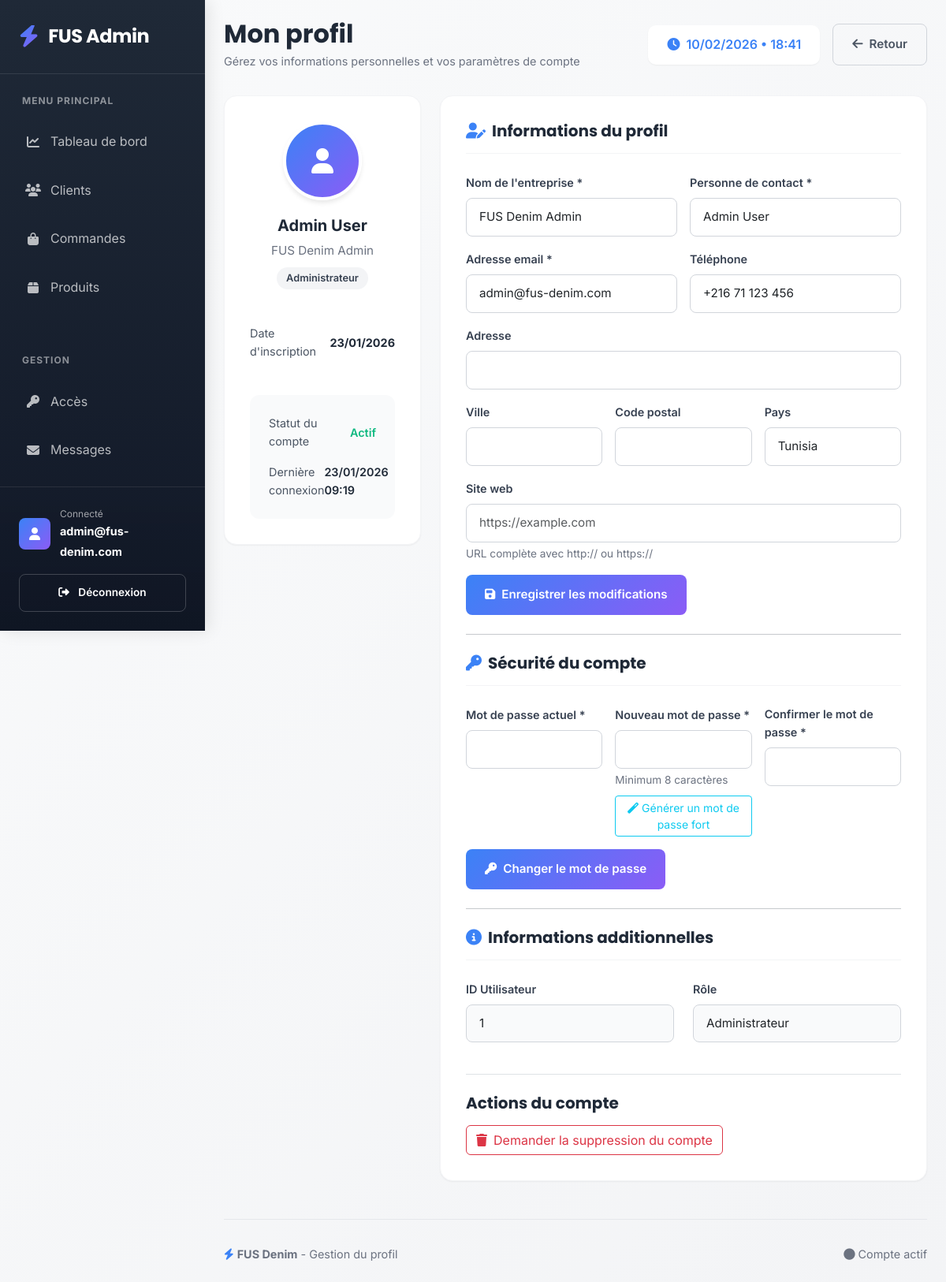
The app's page /profile.php (signed in) with its own data.
### tables this page shows
CREATE TABLE IF NOT EXISTS users (
    id INT PRIMARY KEY AUTO_INCREMENT,
    email VARCHAR(255) UNIQUE NOT NULL,
    password VARCHAR(255) NOT NULL,
    company_name VARCHAR(255),
    country VARCHAR(100),
    contact_person VARCHAR(255),
    phone VARCHAR(50),
    role ENUM('admin', 'client') DEFAULT 'client',
    is_active BOOLEAN DEFAULT TRUE,
    created_at TIMESTAMP DEFAULT CURRENT_TIMESTAMP,
    INDEX idx_email (email),
    INDEX idx_role (role),
    INDEX idx_active (is_active)
);

### profile.php (the view, shortened to what this page needs)
<?php
$database = new Database();
$conn = $database->getConnection();
$user_id = $_SESSION['user_id'];
$role = $_SESSION['role'];
$query = $conn->prepare("SELECT * FROM users WHERE id = ?");
$query->bind_param("i", $user_id);
$query->execute();
$user_result = $query->get_result();
$user = $user_result->fetch_assoc();
?>
<!DOCTYPE html>
<html lang="fr">
<head>
    <link href="https://cdn.jsdelivr.net/npm/bootstrap@5.3.0-alpha1/dist/css/bootstrap.min.css" rel="stylesheet">
    <link rel="stylesheet" href="https://cdnjs.cloudflare.com/ajax/libs/font-awesome/6.4.0/css/all.min.css">
</head>
<body>
    <div class="sidebar">
        <?php if ($role === 'admin'): ?>
            <div class="logo">
                <i class="fas fa-bolt"></i>
                <h2>FUS Admin</h2>
            </div>
            <div class="nav-section">
                <div class="nav-label">Menu Principal</div>
                <a href="dashboard.php" class="nav-item">
                    <i class="fas fa-chart-line"></i>
                    <span>Tableau de bord</span>
                </a>
                <a href="clients.php" class="nav-item">
                    <i class="fas fa-users"></i>
                    <span>Clients</span>
                </a>
                <a href="order.php" class="nav-item">
                    <i class="fas fa-shopping-bag"></i>
                    <span>Commandes</span>
                </a>
                <a href="products.php" class="nav-item">
                    <i class="fas fa-box"></i>
                    <span>Produits</span>
                </a>
            </div>
            <div class="nav-section">
                <div class="nav-label">Gestion</div>
                <a href="access_requests.php" class="nav-item">
                    <i class="fas fa-key"></i>
                    <span>Accès</span>
                </a>
                <a href="message.php" class="nav-item">
                    <i class="fas fa-envelope"></i>
                    <span>Messages</span>
                </a>
            </div>
        <?php endif; ?>
        <div class="sidebar-user">
            <div class="user-card">
                <div class="user-avatar">
                    <i class="fas fa-user"></i>
                </div>
                <div class="user-info">
                    <small>Connecté</small>
                    <strong><?php echo htmlspecialchars(substr($_SESSION['user_email'], 0, 20)); ?></strong>
                </div>
            </div>
            <a href="login.php?action=logout" class="logout-btn">
                <i class="fas fa-sign-out-alt me-2"></i> Déconnexion
            </a>
        </div>
    </div>
    <div class="main-content">
        <div class="header">
            <div class="header-title">
                <h1>Mon profil</h1>
                <p>Gérez vos informations personnelles et vos paramètres de compte</p>
            </div>
            <div class="header-actions">
                <div class="time-display">
                </div>
                <?php if ($role === 'client'): ?>
                    <a href="dashboard_client.php" class="btn btn-outline-secondary">
                        <i class="fas fa-arrow-left me-2"></i>Retour
                    </a>
                <?php else: ?>
                    <a href="dashboard.php" class="btn btn-outline-secondary">
                        <i class="fas fa-arrow-left me-2"></i>Retour
                    </a>
                <?php endif; ?>
            </div>
        </div>
        <div class="profile-container">
            <div class="profile-sidebar">
                <div class="profile-header">
                    <div class="profile-avatar">
                        <i class="fas fa-user"></i>
                    </div>
                    <div class="profile-name"><?php echo htmlspecialchars($user['contact_person']); ?></div>
                    <div class="profile-company"><?php echo htmlspecialchars($user['company_name']); ?></div>
                    <span class="profile-role"><?php echo $role === 'admin' ? 'Administrateur' : 'Client'; ?></span>
                </div>
                <div class="profile-stats">
                    <div class="stat-item">
                        <span class="stat-label">Date d'inscription</span>
                        <span class="stat-value"><?php echo date('d/m/Y', strtotime($user['created_at'])); ?></span>
                    </div>
                </div>
                <div class="account-status">
                    <div class="status-item">
                        <span class="status-label">Statut du compte</span>
                        <span class="status-value <?php echo $user['is_active'] ? 'status-active' : 'status-inactive'; ?>">
                            <?php echo $user['is_active'] ? 'Actif' : 'Inactif'; ?>
                        </span>
                    </div>
                    <div class="status-item">
                        <span class="status-label">Dernière connexion</span>
                        <span class="status-value"><?php echo date('d/m/Y H:i', strtotime($user['last_login'] ?? $user['created_at'])); ?></span>
                    </div>
                </div>
            </div>
            <div class="profile-content">
                <h3 class="section-title">
                    <i class="fas fa-user-edit"></i> Informations du profil
                </h3>
                <form method="POST" action="">
                    <div class="row g-3">
                        <div class="col-md-6">
                            <label for="company_name" class="form-label">Nom de l'entreprise *</label>
                            <input type="text" class="form-control" id="company_name" name="company_name"
                                   value="<?php echo htmlspecialchars($user['company_name']); ?>" required>
                        </div>
                        <div class="col-md-6">
                            <label for="contact_person" class="form-label">Personne de contact *</label>
                            <input type="text" class="form-control" id="contact_person" name="contact_person"
                                   value="<?php echo htmlspecialchars($user['contact_person']); ?>" required>
                        </div>
                        <div class="col-md-6">
                            <label for="email" class="form-label">Adresse email *</label>
                            <input type="email" class="form-control" id="email" name="email"
                                   value="<?php echo htmlspecialchars($user['email']); ?>" required>
                        </div>
                        <div class="col-md-6">
                            <label for="phone" class="form-label">Téléphone</label>
                            <input type="tel" class="form-control" id="phone" name="phone"
                                   value="<?php echo htmlspecialchars($user['phone'] ?? ''); ?>">
                        </div>
                        <div class="col-md-12">
                            <label for="address" class="form-label">Adresse</label>
                            <input type="text" class="form-control" id="address" name="address"
                                   value="<?php echo htmlspecialchars($user['address'] ?? ''); ?>">
                        </div>
                        <div class="col-md-4">
                            <label for="city" class="form-label">Ville</label>
                            <input type="text" class="form-control" id="city" name="city"
                                   value="<?php echo htmlspecialchars($user['city'] ?? ''); ?>">
                        </div>
                        <div class="col-md-4">
                            <label for="postal_code" class="form-label">Code postal</label>
                            <input type="text" class="form-control" id="postal_code" name="postal_code"
                                   value="<?php echo htmlspecialchars($user['postal_code'] ?? ''); ?>">
                        </div>
                        <div class="col-md-4">
                            <label for="country" class="form-label">Pays</label>
                            <input type="text" class="form-control" id="country" name="country"
                                   value="<?php echo htmlspecialchars($user['country'] ?? ''); ?>">
                        </div>
                        <div class="col-md-12">
                            <label for="website" class="form-label">Site web</label>
                            <input type="url" class="form-control" id="website" name="website"
                                   value="<?php echo htmlspecialchars($user['website'] ?? ''); ?>"
                                   placeholder="https://example.com">
                            <div class="form-text">URL complète avec http:// ou https://</div>
                        </div>
                        <div class="col-12">
                            <button type="submit" class="btn btn-primary">
                                <i class="fas fa-save me-2"></i>Enregistrer les modifications
                            </button>
                        </div>
                    </div>
                </form>
                <hr class="my-4">
                <h3 class="section-title">
                    <i class="fas fa-key"></i> Sécurité du compte
                </h3>
                <form method="POST" action="" id="passwordForm">
                    <div class="row g-3">
                        <div class="col-md-4">
                            <label for="current_password" class="form-label">Mot de passe actuel *</label>
                            <input type="password" class="form-control" id="current_password" name="current_password" required>
                        </div>
                        <div class="col-md-4">
                            <label for="new_password" class="form-label">Nouveau mot de passe *</label>
                            <input type="password" class="form-control" id="new_password" name="new_password" required
                                   minlength="8">
                            <div class="form-text">Minimum 8 caractères</div>
                        </div>
                        <div class="col-md-4">
                            <label for="confirm_password" class="form-label">Confirmer le mot de passe *</label>
                            <input type="password" class="form-control" id="confirm_password" name="confirm_password" required>
                        </div>
                        <div class="col-12">
                            <button type="submit" class="btn btn-primary">
                                <i class="fas fa-key me-2"></i>Changer le mot de passe
                            </button>
                        </div>
                    </div>
                </form>
                <hr class="my-4">
                <h3 class="section-title">
                    <i class="fas fa-info-circle"></i> Informations additionnelles
                </h3>
                <div class="row">
                    <div class="col-md-6">
                        <div class="mb-3">
                            <label class="form-label">ID Utilisateur</label>
                            <div class="form-control" style="background-color: var(--gray-50);">
                                <?php echo htmlspecialchars($user['id']); ?>
                            </div>
                        </div>
                    </div>
                    <div class="col-md-6">
                        <div class="mb-3">
                            <label class="form-label">Rôle</label>
                            <div class="form-control" style="background-color: var(--gray-50);">
                                <?php echo $role === 'admin' ? 'Administrateur' : 'Client'; ?>
                            </div>
                        </div>
                    </div>
                </div>
                <div class="mt-4 pt-4 border-top">
                    <h5 class="mb-3">Actions du compte</h5>
                    <div class="d-flex gap-2 flex-wrap">
                        <button type="button" class="btn btn-outline-danger" onclick="requestAccountDeletion()">
                            <i class="fas fa-trash me-2"></i>Demander la suppression du compte
                        </button>
                    </div>
                </div>
            </div>
        </div>
        <div class="footer">
            <div>
                <i class="fas fa-<?php echo $role === 'admin' ? 'bolt' : 'gem'; ?>" style="color: var(--accent-1);"></i>
                <strong>FUS Denim</strong> - Gestion du profil
            </div>
            <div>
                <span class="system-status">
                    <i class="fas fa-circle"></i> Compte <?php echo $user['is_active'] ? 'actif' : 'inactif'; ?>
                </span>
            </div>
        </div>
    </div>
</body>
</html>

### records on screen
users: contact_person "Admin User", company_name "FUS Denim Admin", created_at "23/01/2026", created_at "23/01/2026 09:19", email "admin@fus-denim.com", phone "+216 71 123 456", country "Tunisia", id "1"

### other values on screen
substr($_SESSION['user_email'], 0, 20) "admin@fus-denim.com"
